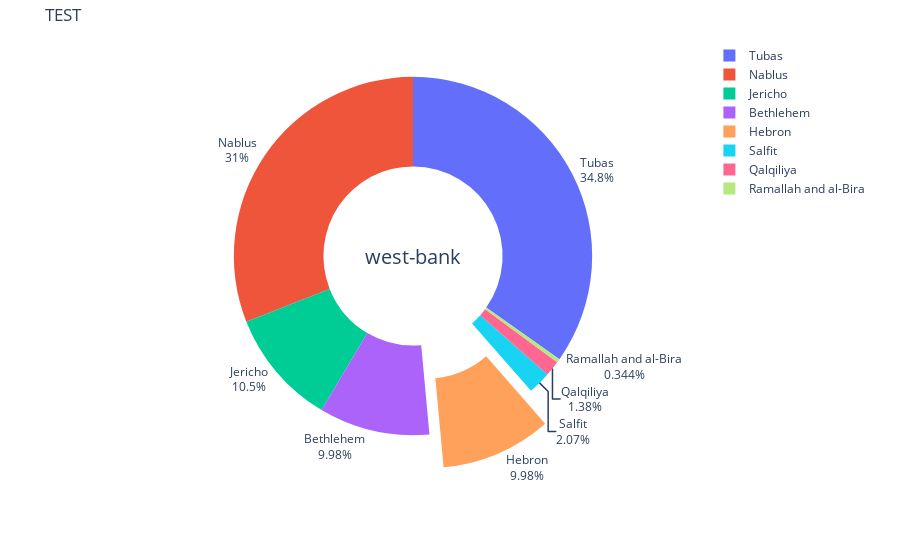

Notebook code cell kept with this figure:
### Code cell
fig=px.pie(aa[  (aa['Year']==2010) & (aa['Area']=='west-bank') ],values='total_Homeless',names='District',hole=.5,hover_data=['Housing Units'])
fig.update_traces(textposition='outside', textinfo='percent+label',pull=[0, 0.2, 0,0,0,0,0])
fig.update_layout(
    title_text="TEST",margin = dict(t=2, l=0, r=0, b=0),
    # Add annotations in the center of the donut pies.
    annotations=[dict(text='west-bank', x=0.50, y=0.5, font_size=20, showarrow=False),
                 ])
fig.show()

### Figure 1 — Plotly figure (JSON) as saved in the notebook; plotly's stock layout.template omitted (floating-point values rounded to 4 significant figures)
{"data": [{"customdata": [[5], [4], [3], [19], [1], [2], [2], [50]], "domain": {"x": [0, 1], "y": [0, 1]}, "hole": 0.5, "hovertemplate": "District=%{label}<br>total_Homeless=%{value}<br>Housing Units=%{customdata[0]}<extra></extra>", "labels": ["Bethlehem", "Hebron", "Jericho", "Nablus", "Qalqiliya", "Ramallah and al-Bira", "Salfit", "Tubas"], "legendgroup": "", "name": "", "pull": [0, 0.2, 0, 0, 0, 0, 0], "showlegend": true, "textinfo": "percent+label", "textposition": "outside", "type": "pie", "values": [58, 58, 61, 180, 8, 2, 12, 202]}], "layout": {"annotations": [{"font": {"size": 20}, "showarrow": false, "text": "west-bank", "x": 0.5, "y": 0.5}], "legend": {"tracegroupgap": 0}, "margin": {"b": 0, "l": 0, "r": 0, "t": 2}, "title": {"text": "TEST"}}}
